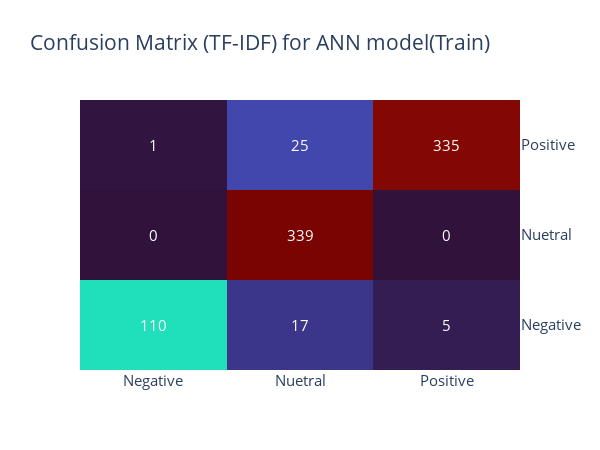

This figure's notebook cell:
### Code cell
cm = confusion_matrix(y_train_BI, y_train_BI_pred)

fig = ff.create_annotated_heatmap(cm, x=labels, y=labels, colorscale='Turbo')
fig.update_layout(font=dict(size=15))
fig.update_xaxes(side="bottom")
fig.update_yaxes(side="right")
fig.update_layout(width=600, height=450)
fig.update_layout(title_text="Confusion Matrix (TF-IDF) for ANN model(Train)")
fig.show()

### Figure 1 — Plotly figure (JSON) as saved in the notebook; plotly's stock layout.template omitted (floating-point values rounded to 4 significant figures)
{"data": [{"colorscale": [[0, "#30123b"], [0.07143, "#4145ab"], [0.1429, "#4675ed"], [0.2143, "#39a2fc"], [0.2857, "#1bcfd4"], [0.3571, "#24eca6"], [0.4286, "#61fc6c"], [0.5, "#a4fc3b"], [0.5714, "#d1e834"], [0.6429, "#f3c63a"], [0.7143, "#fe9b2d"], [0.7857, "#f36315"], [0.8571, "#d93806"], [0.9286, "#b11901"], [1, "#7a0402"]], "reversescale": false, "showscale": false, "type": "heatmap", "x": ["Negative", "Nuetral", "Positive"], "y": ["Negative", "Nuetral", "Positive"], "z": [[110, 17, 5], [0, 339, 0], [1, 25, 335]]}], "layout": {"annotations": [{"font": {"color": "#FFFFFF"}, "showarrow": false, "text": "110", "x": "Negative", "xref": "x", "y": "Negative", "yref": "y"}, {"font": {"color": "#FFFFFF"}, "showarrow": false, "text": "17", "x": "Nuetral", "xref": "x", "y": "Negative", "yref": "y"}, {"font": {"color": "#FFFFFF"}, "showarrow": false, "text": "5", "x": "Positive", "xref": "x", "y": "Negative", "yref": "y"}, {"font": {"color": "#FFFFFF"}, "showarrow": false, "text": "0", "x": "Negative", "xref": "x", "y": "Nuetral", "yref": "y"}, {"font": {"color": "#FFFFFF"}, "showarrow": false, "text": "339", "x": "Nuetral", "xref": "x", "y": "Nuetral", "yref": "y"}, {"font": {"color": "#FFFFFF"}, "showarrow": false, "text": "0", "x": "Positive", "xref": "x", "y": "Nuetral", "yref": "y"}, {"font": {"color": "#FFFFFF"}, "showarrow": false, "text": "1", "x": "Negative", "xref": "x", "y": "Positive", "yref": "y"}, {"font": {"color": "#FFFFFF"}, "showarrow": false, "text": "25", "x": "Nuetral", "xref": "x", "y": "Positive", "yref": "y"}, {"font": {"color": "#FFFFFF"}, "showarrow": false, "text": "335", "x": "Positive", "xref": "x", "y": "Positive", "yref": "y"}], "font": {"size": 15}, "height": 450, "title": {"text": "Confusion Matrix (TF-IDF) for ANN model(Train)"}, "width": 600, "xaxis": {"dtick": 1, "gridcolor": "rgb(0, 0, 0)", "side": "bottom", "ticks": ""}, "yaxis": {"dtick": 1, "side": "right", "ticks": "", "ticksuffix": "  "}}}
